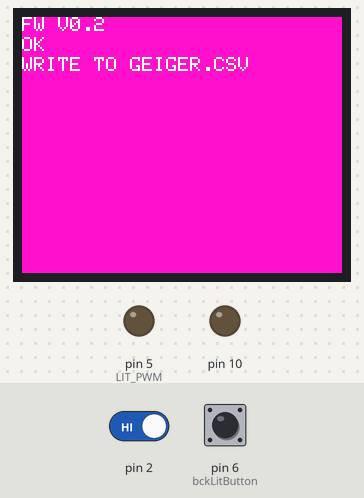
The sketch below on a simulated Arduino Uno, built with avr-gcc and run on an emulated ATmega328P. Parts: 160×128 colour display, output pins drawn as LEDs (lit = HIGH). The inputs (shaded band) are chosen by the test bench; at power-on: pin 6 (bckLitButton) HIGH, pin 2 HIGH. Storage starts empty; what the sketch prints to the serial monitor is not drawn.

Above: at 2.1 s.
At 6.2 s:
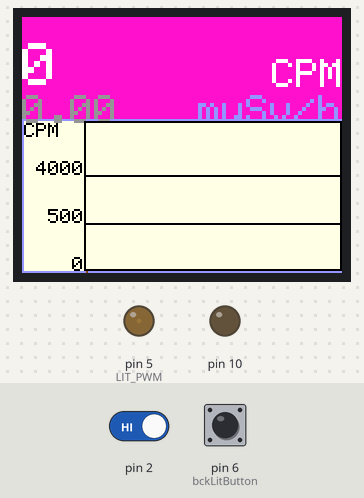
6.3 s: pin 6 (bckLitButton) pulled LOW for 0.15 s
At 8.5 s:
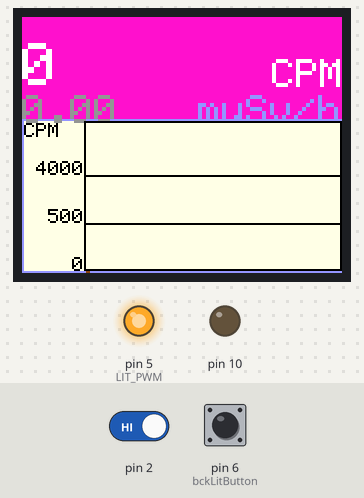
9.4 s: pin 6 (bckLitButton) pulled LOW for 1 s
At 10.2 s:
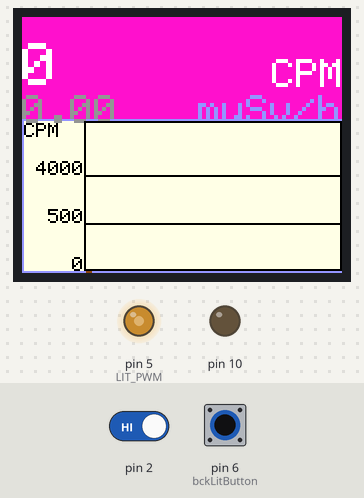
13.4 s: pin 2 driven LOW
At 15.9 s:
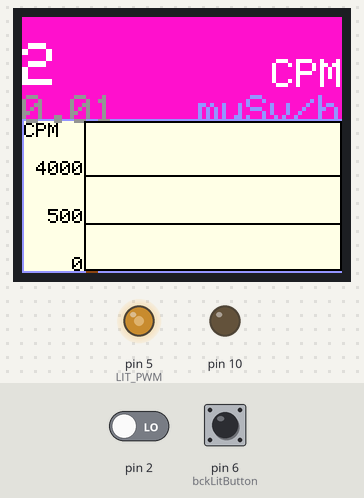
Timing chart, 0 to 17.4 s (numbered marks = the images above; inputs shaded):
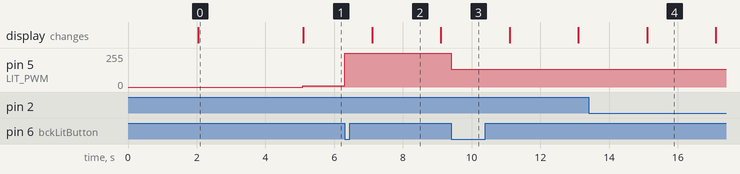

Measured:
- after the input at 6.3 s, pin 5 (LIT_PWM): 10/255 → 254/255 at once
- after the input at 9.4 s, pin 5 (LIT_PWM): 254/255 → 132/255 at once
- what the display in image 0 shows lasts 3.1 s, from 2.0 s to 5.1 s

The sketch:

GeigerCounter.ino
```cpp
/////////////////////////////////////////////////////////
///
///  Geiger counter by PM
///
///  V0.1 Initial version
///
/////////////////////////////////////////////////////////

// include the necessary libraries
#include <SPI.h>

#include <TFT.h>  // Arduino LCD library
#include <math.h>

#define GEIGER_INTERRUPT 0
//#define GEIGER_EMULATOR 9
//#define GEIGER_EMULATOR_CPM 10000
//#define EMULATE_GEIGER
//#define DEBUG
#define ENABLE_SD_LOG
#ifdef ENABLE_SD_LOG
#include <SD.h>
#endif
// count data for a whole minute (60000 milliseconds)
// split into 10 chunks of 6 seconds each
#define PERIOD_LENGTH 60000
#define UPDATES_PER_PERIOD 30

// conversion factor from CPM to uSv/h based on data from Libellium for the SBM-20 tube
// http://www.cooking-hacks.com/index.php/documentation/tutorials/geiger-counter-arduino-radiation-sensor-board
#define CPM_TO_USVH 0.0057

// ===========================================
// Globals
// ===========================================

// pulses in the current subperiod
volatile unsigned long pulses = 0;

// counter of measures done since last reset
unsigned long nmeasures = 0;

// moving average ring
#define RING_SIZE 15
unsigned long ring[RING_SIZE] = {0};
byte pointer = 0;

// keeps the sum of counts for the ring
unsigned long cpm = 0;
float usvh = 0;

// time of the next update
unsigned long next_update = 0;
unsigned long next_emulated_count = 0;

// during the first minute after a reset, the display shows a "warming up" message
//boolean warmup = true;

boolean bckLitIsPressed = false;
short bckLitVal=2;

// pin definition for the Uno
//#define cs   10
//#define dc   9
//#define rst  8

// pin definition for the Leonardo/Micro
#define cs   7
#define dc   0
#define rst  1
#define sd_cs  4
#define LIT_PWM 5
#define bckLitButton 6

//TFTscreen + SDcard
TFT TFTscreen = TFT(cs, dc, rst);


//Parameters for display
#define X_START_POS 31
#define Y_GRAPH_START 40
#define Y_GRAPH_HEIGHT 60
#define N_Y_DIV 3
#define Y_AXIS_VAL_0 0
#define Y_AXIS_VAL_1 500
#define Y_AXIS_VAL_2 4000
//#define Y_AXIS_VAL_3 10000
#define Y_AXIS_VAL_MAX 99999

// position of the line on screen
int xPos = 0;
// char array to print to the screen
char sensorPrintout[10];


void printInt(int val, int length, int x, int y)
{
  String sensorVal = String(val);
  sensorVal.toCharArray(sensorPrintout, length);
  TFTscreen.text(sensorPrintout, x, y);
}

void drawReferenceFrame()
{

  // set the font size
  TFTscreen.setTextSize(1);
  TFTscreen.stroke(0,0,0);
  TFTscreen.text("CPM", 1, (TFTscreen.height()*Y_GRAPH_START/100)+2);

  printInt(Y_AXIS_VAL_0, 6, 25, TFTscreen.height() - valHeight(Y_AXIS_VAL_0) - 8);
  printInt(Y_AXIS_VAL_1, 6, 13, TFTscreen.height() - valHeight(Y_AXIS_VAL_1) - 8);
  printInt(Y_AXIS_VAL_2, 6, 7,  TFTscreen.height() - valHeight(Y_AXIS_VAL_2) - 8);
//  printInt(Y_AXIS_VAL_3, 6, 1,  TFTscreen.height() - valHeight(Y_AXIS_VAL_3) - 8);

  TFTscreen.noFill();
  TFTscreen.rect(X_START_POS, TFTscreen.height()*Y_GRAPH_START/100+1, TFTscreen.width()-X_START_POS, TFTscreen.height()*Y_GRAPH_HEIGHT/100-1);
  TFTscreen.line(X_START_POS, TFTscreen.height()-valHeight(Y_AXIS_VAL_1)-1, TFTscreen.width()-1, TFTscreen.height()-valHeight(Y_AXIS_VAL_1)-1);
  TFTscreen.line(X_START_POS, TFTscreen.height()-valHeight(Y_AXIS_VAL_2)-1, TFTscreen.width()-1, TFTscreen.height()-valHeight(Y_AXIS_VAL_2)-1);
//  TFTscreen.line(X_START_POS, TFTscreen.height()-valHeight(Y_AXIS_VAL_3)-1, TFTscreen.width()-1, TFTscreen.height()-valHeight(Y_AXIS_VAL_3)-1);
}

void resetScreen()
{
  xPos=X_START_POS+1;
     // clear the screen with a pretty color
  TFTscreen.background(250, 16, 200);
   // write the static text to the screen
  // set the font color to white
  TFTscreen.stroke(255, 255, 255);
  // set the font size
  TFTscreen.setTextSize(2);
  // write the text to the top left corner of the screen
  TFTscreen.text("CPM\n",  TFTscreen.width()-35, 21);
  // set the font color to white
  TFTscreen.stroke(150, 150, 255);
  TFTscreen.text("muSv/h\n", TFTscreen.width()-72, 39);
  // set the fill color to grey
  TFTscreen.fill(255,255,224);
  // draw a rectangle in the center of screen
  TFTscreen.rect(0, TFTscreen.height()*Y_GRAPH_START/100, TFTscreen.width()+1,TFTscreen.height()*Y_GRAPH_HEIGHT/100+1);
  drawReferenceFrame();
}


int valHeight(int val)
{
  int drawHeight;
  if (val<Y_AXIS_VAL_1)
    drawHeight=map(val,0,Y_AXIS_VAL_1,0,(TFTscreen.height()*Y_GRAPH_HEIGHT/100-4)/N_Y_DIV);
  else if (val<Y_AXIS_VAL_2)
    drawHeight=(TFTscreen.height()*Y_GRAPH_HEIGHT/100-4)/N_Y_DIV+map(val,Y_AXIS_VAL_1,Y_AXIS_VAL_2,0,(TFTscreen.height()*Y_GRAPH_HEIGHT/100-4)/N_Y_DIV);
//  else if (val<Y_AXIS_VAL_3)
//    drawHeight=(TFTscreen.height()*Y_GRAPH_HEIGHT/100-4)/N_Y_DIV+map(val,Y_AXIS_VAL_2,Y_AXIS_VAL_3,0,(TFTscreen.height()*Y_GRAPH_HEIGHT/100-4)/N_Y_DIV);
  else
    drawHeight=(TFTscreen.height()*Y_GRAPH_HEIGHT/100-4)*2/N_Y_DIV+map(val,Y_AXIS_VAL_2,Y_AXIS_VAL_MAX,0,(TFTscreen.height()*Y_GRAPH_HEIGHT/100-4)/N_Y_DIV);

  if (drawHeight> TFTscreen.height()*Y_GRAPH_HEIGHT/100-4) {
    drawHeight=TFTscreen.height()*Y_GRAPH_HEIGHT/100-4;
  }

  return drawHeight;
}
void welcomeScreen()
{
  // clear the screen with a pretty color
  TFTscreen.background(250, 16, 200);
  // write the static text to the screen
  // set the font color to white
  TFTscreen.stroke(255, 255, 255);
  // set the font size
  TFTscreen.setTextSize(1);
  // write the text to the top left corner of the screen
//  TFTscreen.text("++Geiger++\n", 0, 0);
//  TFTscreen.text("++V0.1++\n", 0, 10);
  delay(2000);
}

void initFailed()
{
  TFTscreen.text("Init fale\n", 0, 0);
}

void initOK()
{
  TFTscreen.text("FW V0.2\n", 0, 0);
  TFTscreen.text("OK\n", 0, 10);
#ifdef ENABLE_SD_LOG
  TFTscreen.text("WRITE TO GEIGER.CSV\n", 0, 20);
#endif
   delay(3000);
}

void pulse() {
    ++pulses;
}

void drawGraphCPM(int r, int g, int b)
{
  // draw a line in a nice color
  TFTscreen.stroke(r,g,b);
  //  TFTscreen.line(xPos, TFTscreen.height()-drawHeight, xPos, TFTscreen.height());
  TFTscreen.line(xPos, TFTscreen.height()-valHeight(cpm)-1, xPos, TFTscreen.height()-1);

  // if the graph has reached the screen edge
  // erase the screen and start again
  if (xPos >= TFTscreen.width()-1) {
    resetScreen();
  }
  else {
    // increment the horizontal position:
    xPos++;
#ifdef DEBUG
    Serial.print("[DEBUG]: XPOS "); Serial.println(xPos,DEC);
#endif
  }
}

void printCPM(int r, int g, int b )
{
  // set the font color to white
  TFTscreen.stroke(r,g,b);
  // set the font size
  TFTscreen.setTextSize(3);
  // write the text to the top left corner of the screen
  int  printVal = cpm;
  if (printVal>Y_AXIS_VAL_MAX)
    printVal=Y_AXIS_VAL_MAX;

  String sensorVal = String(printVal);
  sensorVal.toCharArray(sensorPrintout, 6);

  TFTscreen.text(sensorPrintout,0,13);
}

void printRadiation(int r, int g, int b )
{
  // set the font color to white
  TFTscreen.stroke(r,g,b);
  // set the font size
  TFTscreen.setTextSize(2);

  // write the text to the top left corner of the screen
  String sensorVal = String(usvh);
  sensorVal.toCharArray(sensorPrintout, 5);

  TFTscreen.text(sensorPrintout,0,39);
}
void logData()
{
  // make a string for assembling the data to log:
  String dataString = "";
  dataString += String(nmeasures);
  dataString += ",";
  dataString += String(cpm);
  dataString += ",";
  dataString += String(pulses);

  Serial.println(dataString);

  // open the file. note that only one file can be open at a time,
  // so you have to close this one before opening another.
  File dataFile = SD.open("GEIGER.CSV", FILE_WRITE);
  // if the file is available, write to it:
  if (dataFile) {
    dataFile.println(dataString);
    dataFile.close();
  }
  // if the file isn't open, pop up an error:
  else {
    Serial.println("FILE_ERR");
  }
}

void update() {

    //clear previous values from the screen
    printCPM(250,16,200);
    printRadiation(250,16,200);


#ifdef DEBUG
    Serial.print("[DEBUG] POINTER: "); Serial.println(pointer,DEC);
#endif
    // calculate the moving sum of counts
    cpm = (cpm/(UPDATES_PER_PERIOD/RING_SIZE) - ring[pointer] + pulses) * UPDATES_PER_PERIOD/RING_SIZE;

    // store the current period value
    ring[pointer] = pulses;

    nmeasures++;

    logData();

    // reset the interrupt counter
    pulses = 0;
    // move the pointer to the next position in the ring
    pointer = (pointer + 1) % RING_SIZE;
    // calculate the uSv/h
    usvh = cpm * CPM_TO_USVH;

    drawGraphCPM(139,69,19);
    printCPM(255,255,255);
    printRadiation(150,150,150);

    drawReferenceFrame();
}


#ifdef EMULATE_GEIGER
void emulateGeigerCount()
{
   digitalWrite(GEIGER_EMULATOR, LOW);
   delayMicroseconds(700);
   digitalWrite(GEIGER_EMULATOR, HIGH);
}
#endif

void backLightSet()
{
  int buttonState = digitalRead(bckLitButton);
  // check if the pushbutton is pressed.
  // if it is, the buttonState is HIGH:

  if (buttonState == LOW  && ! bckLitIsPressed) {
#ifdef DEBUG
    Serial.println("Button is pressed");
#endif
    bckLitIsPressed = true;
    bckLitVal++;
    bckLitVal=bckLitVal%3;
  }
  else if (buttonState == HIGH)
    bckLitIsPressed = false;

  analogWrite(LIT_PWM,254-(bckLitVal)*122);
  /*
  // 3-state driven backlight settings, each button press cycle between them
  switch (bckLitVal) {
    case 1:
      analogWrite(LIT_PWM,122);
      break;
    case 2:
      analogWrite(LIT_PWM,255);
      break;
    default:
      analogWrite(LIT_PWM,0);
  }
  */
}
/*
void createLogFile()
{
  // re-open the file for reading:
  File myFile = SD.open("lastRun.txt");

//  if (myFile) {
//#ifdef DEBUG
//    while (myFile.available()) {
//      Serial.write(myFile.read());
//    }
//#endif
//   myFile.close();
//  }
}
*/
////////////////////////////////////////////////////////
///
///    Now the real execution code
///
////////////////////////////////////////////////////////

bool setupStatus=false;

void setup() {

  // initialize the serial port
  Serial.begin(9600);
#ifdef DEBUG
  while (!Serial) {
    ; // wait for serial port to connect. Needed for Leonardo only
  }
  Serial.println("\nOK let's go");
#endif


  // initialize the display
  TFTscreen.begin();
  TFTscreen.setRotation(0);

  xPos=0;


  welcomeScreen();

  // try to access the SD card. If that fails (e.g.
  // no card present), the setup process will stop.
  //Serial.print(F("Initializing SD card..."));
  pinMode(10, OUTPUT);
#ifdef ENABLE_SD_LOG
  if (!SD.begin(sd_cs)) {
      //Serial.println(F("SD init failed!"));
      initFailed();
      return;
  }
#endif
  //Serial.println(F("OK!"));

  initOK();
  resetScreen();

#ifdef EMULATE_GEIGER
  pinMode(GEIGER_EMULATOR, OUTPUT);
  digitalWrite(GEIGER_EMULATOR, HIGH);
#endif

  // allow pulse to trigger interrupt on falling
  attachInterrupt(GEIGER_INTERRUPT, pulse, FALLING);
  pinMode(LIT_PWM, OUTPUT);
  // initialize the pushbutton pin as an input:
  pinMode(bckLitButton, INPUT_PULLUP);

  setupStatus = true;
}


void loop() {
  if (!setupStatus)
    return;

  backLightSet();

#ifdef EMULATE_GEIGER
    if (millis()>next_emulated_count)
    {
      next_emulated_count=millis()+PERIOD_LENGTH / GEIGER_EMULATOR_CPM;
      emulateGeigerCount();
    }
#endif

    if (millis() > next_update) {
        next_update = millis() + PERIOD_LENGTH / UPDATES_PER_PERIOD;
        update();
    }
}
```
